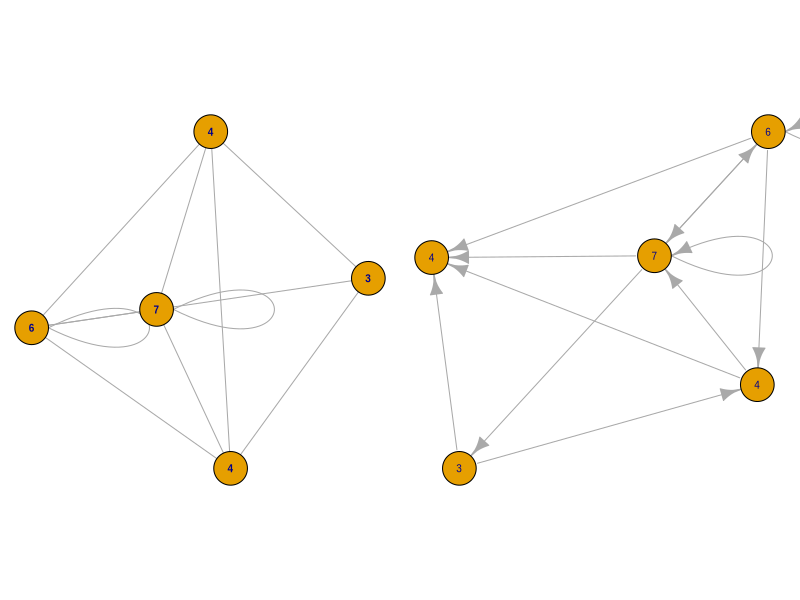

Reproduce this figure in R.
## ---- chunk 1
#| warning: false
library(igraph)

mat = matrix(
    c(c(1,0,0,1,0),
    c(1,0,1,0,0),
    c(0,0,0,1,0),
    c(1,1,0,1,0),
    c(1,1,1,1,0)),
    nrow=5, ncol=5
)

g = igraph::graph_from_adjacency_matrix(mat)
par(mar = c(0, 0, 0, 0), mfrow=c(1,2)) 
plot(g, 
    vertex.size=20, 
        vertex.label = degree(g),
        vertex.label.cex=0.6,
        vertex.label.family="Arial",
        vertex.label.font = 2,
    loop.size = 2,
    edge.arrow.mode=0)
plot(g, 
    vertex.size=20, 
        vertex.label = degree(g),
        vertex.label.cex=0.6,
        vertex.label.family="Arial",
        vertex.label.font = 1,
    loop.size = 2,
    edge.arrow.mode=2)
